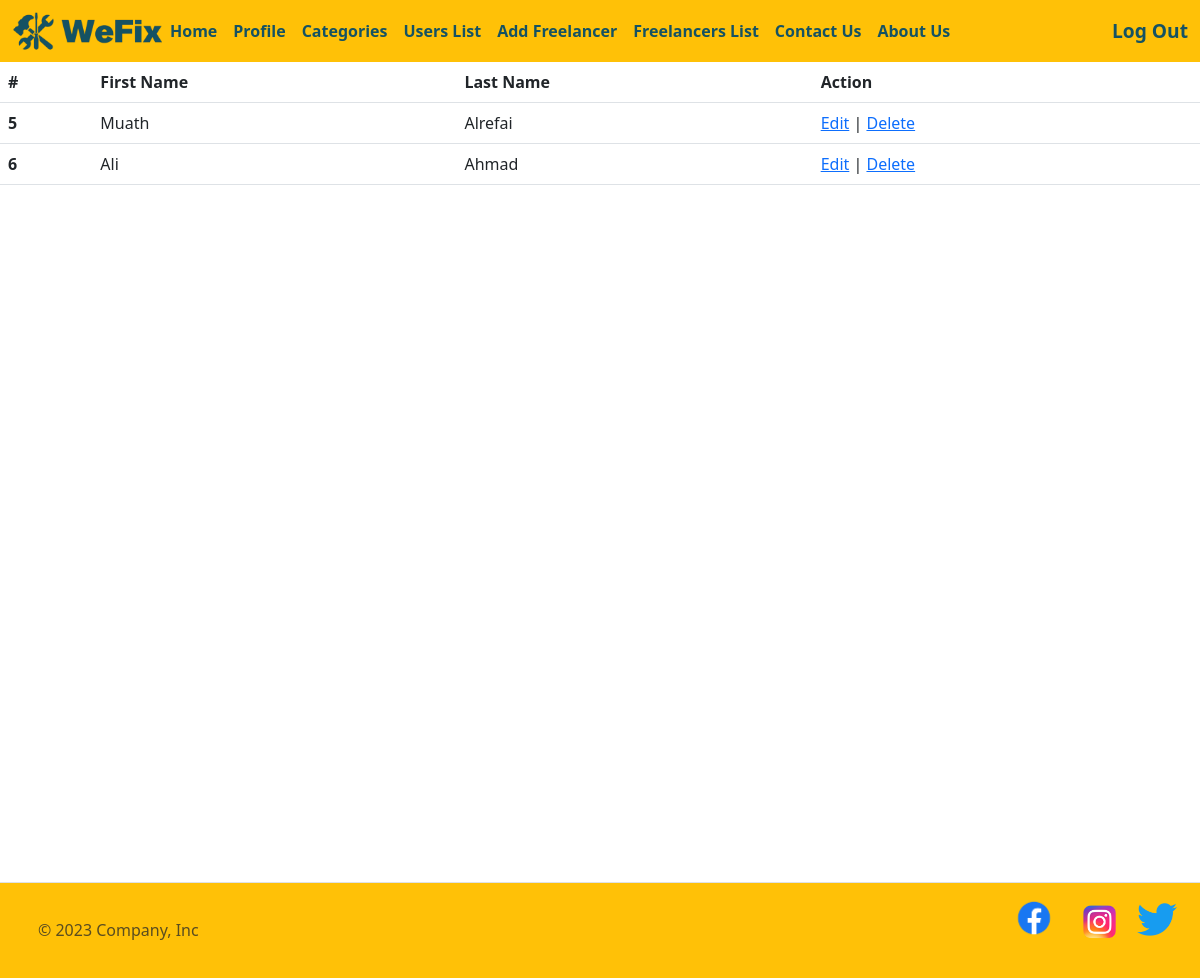
Before: /userslist (signed in) with the older database file.
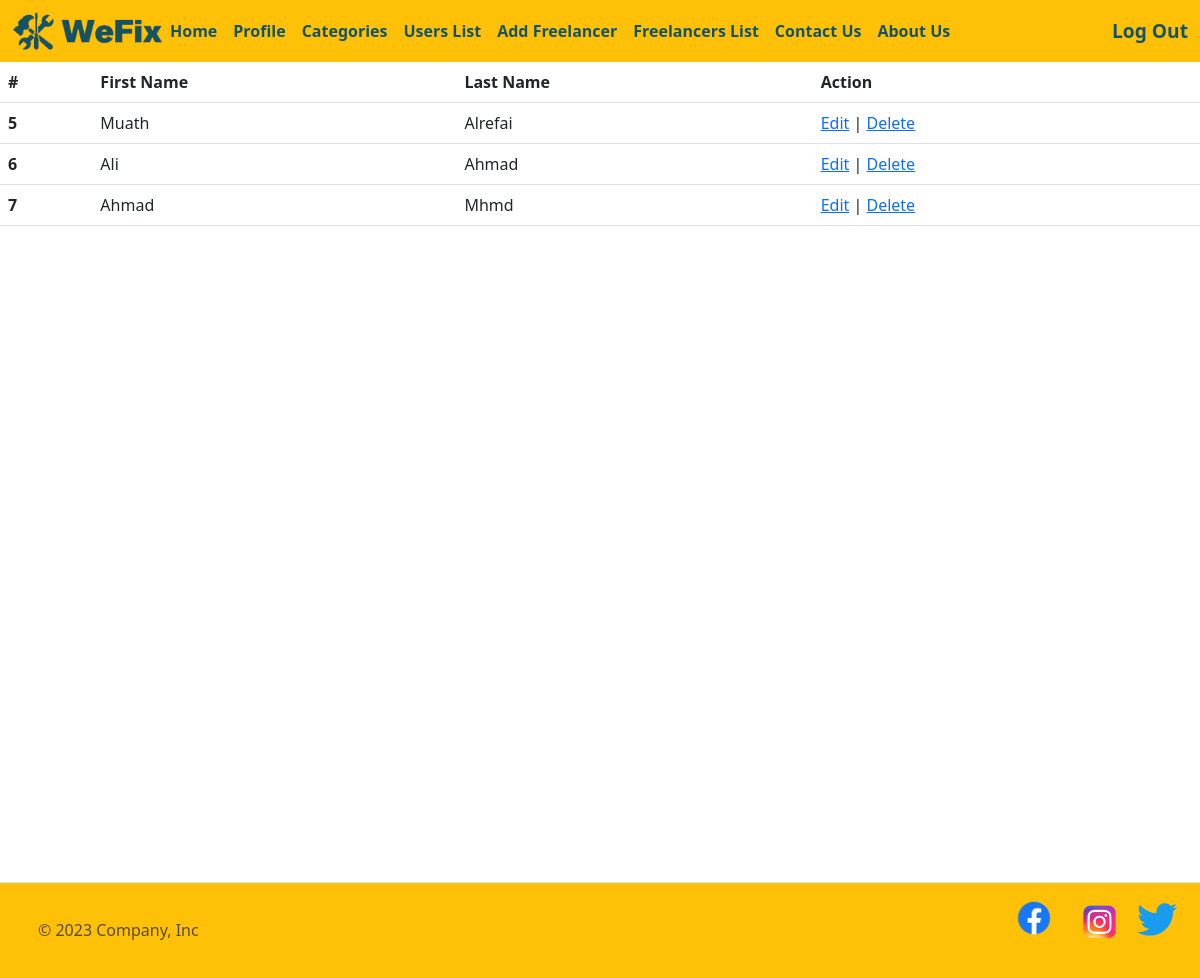
After: the same page with the newer database file.
### login_app/models.py (models this page shows)
class User(models.Model):
    first_name = models.CharField(max_length=45)
    last_name = models.CharField(max_length=45)
    email= models.CharField(max_length=45)
    password = models.CharField(max_length=45)
    phone_number = models.CharField(max_length=10)
    address = models.CharField(max_length=45 , default=None)
    created_at = models.DateTimeField(auto_now_add=True)
    updated_at = models.DateTimeField(auto_now=True)
    objects = UserManager()

### main_app/views.py (the view)
def show_all_users(request):
    if 'userid' not in request.session:
        return redirect ('/')
    if request.session['userid'] == 1:
        context = {
        "users" : models.show_all_users_models()
    }
        return render (request , "allusers.html" , context)
    else:
        return redirect ('/')

### main_app/models.py (called while the page is built)
def show_all_users_models():
    return User.objects.exclude(id = 1)

### main_app/templates/allusers.html (shortened to what the changed rows need)
<!doctype html>
<html lang="en">
<head>
    {%load static%}
    <link rel="stylesheet" href="{% static 'css/style.css' %}">
    <link href="https://cdn.jsdelivr.net/npm/bootstrap@5.3.0/dist/css/bootstrap.min.css" rel="stylesheet"
>
</head>
<div class="user-table">
    <table class="table">
        <thead>
            <tr>
                <th scope="col">#</th>
                <th scope="col">First Name</th>
                <th scope="col">Last Name</th>
                <th scope="col">Action</th>
            </tr>
        </thead>
        <tbody>
            {% for user in users %}
            <tr>
                <th scope="row">{{user.id}}</th>
                <td>{{user.first_name}}</td>
                <td>{{user.last_name}}</td>
                <td><a href="/userprofile/{{user.id}}">Edit</a> | <a href="/admindelete/{{user.id}}">Delete</a></td>
            </tr>
            {%endfor%}
        </tbody>
    </table>
</div>
</body>
</html>

Changed rows visible on the page:
added User: id "7", first_name "Ahmad", last_name "Mhmd"
